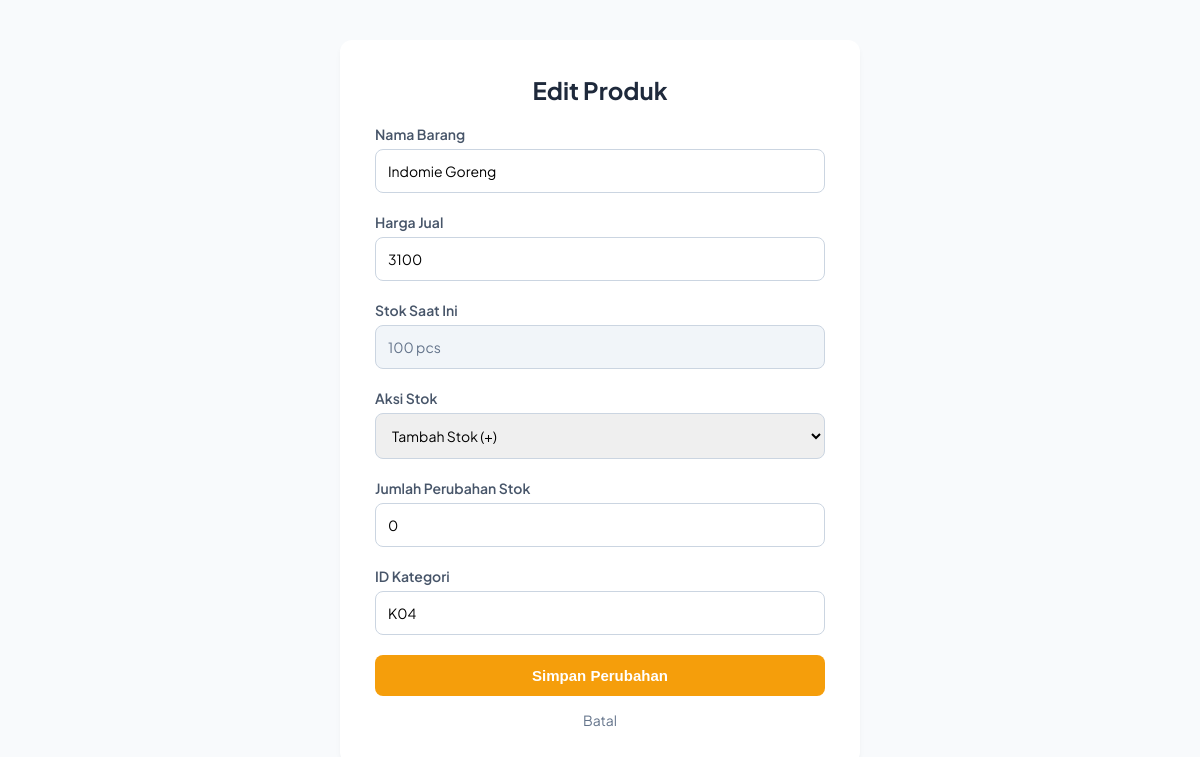
The app's page /edit.php?id=P004 with its own data.
### tables this page shows
CREATE TABLE `produk` (
  `id_produk` varchar(5) NOT NULL,
  `nama_barang` varchar(100) DEFAULT NULL,
  `harga_jual` int(11) DEFAULT NULL,
  `stok` int(11) DEFAULT NULL,
  `id_kategori` varchar(5) DEFAULT NULL,
  `id_supplier` varchar(5) DEFAULT NULL
);

### public/edit.php (the view, shortened to what this page needs)
<?php
require_once '../config/database.php';
$id = $_GET['id'];
$stmt = $conn->prepare("SELECT * FROM produk WHERE id_produk = :id");
$stmt->execute([':id' => $id]);
$produk = $stmt->fetch(PDO::FETCH_ASSOC);
?>
<!DOCTYPE html>
<html lang="id">
<head>
</head>
<body>
<div class="card">
    <h2>Edit Produk</h2>
    <form action="../process/update.php" method="POST">
        <label>Nama Barang</label>
        <input type="text" name="nama_barang" value="<?= htmlspecialchars($produk['nama_barang']); ?>" required>
        <label>Harga Jual</label>
        <input type="number" name="harga_jual" value="<?= $produk['harga_jual']; ?>" required>
        <label>Stok Saat Ini</label>
        <input type="text" value="<?= $produk['stok']; ?> pcs" readonly>
        <label>Aksi Stok</label>
        <select name="aksi_stok" required>
            <option value="tambah">Tambah Stok (+)</option>
        </select>
        <label>Jumlah Perubahan Stok</label>
        <input type="number" name="jumlah_stok" min="0" value="0" required>
        <label>ID Kategori</label>
        <input type="text" name="id_kategori" value="<?= htmlspecialchars($produk['id_kategori']); ?>" required>
        <button type="submit" name="submit_update" class="btn-submit">Simpan Perubahan</button>
        <a href="index.php" class="btn-back">Batal</a>
    </form>
</div>
</body>
</html>

### public/edit.php (style rules this page uses)
body { font-family: 'Plus Jakarta Sans', Arial, sans-serif; background-color: #f8fafc; margin: 0; padding: 40px 20px; color: #334155; display: flex; justify-content: center; align-items: center; min-height: 80vh; }
.card { background: white; padding: 35px; border-radius: 12px; box-shadow: 0 4px 6px -1px rgba(0, 0, 0, 0.05); width: 100%; max-width: 450px; }
h2 { margin: 0 0 20px 0; color: #1e293b; font-weight: 700; text-align: center; }
label { display: block; margin-bottom: 6px; font-weight: 600; color: #475569; font-size: 14px; }
input, select { width: 100%; padding: 12px; margin-bottom: 20px; border: 1px solid #cbd5e1; border-radius: 8px; box-sizing: border-box; font-family: inherit; font-size: 14px; outline: none; }
input[readonly] { background-color: #f1f5f9; color: #64748b; cursor: not-allowed; }
.btn-submit { width: 100%; padding: 12px; background-color: #f59e0b; color: white; border: none; border-radius: 8px; font-size: 15px; font-weight: 600; cursor: pointer; }
.btn-back { display: block; text-align: center; margin-top: 15px; color: #64748b; text-decoration: none; font-size: 14px; }

### records on screen
produk: nama_barang "Indomie Goreng", harga_jual "3100", stok "100 pcs", id_kategori "K04"
